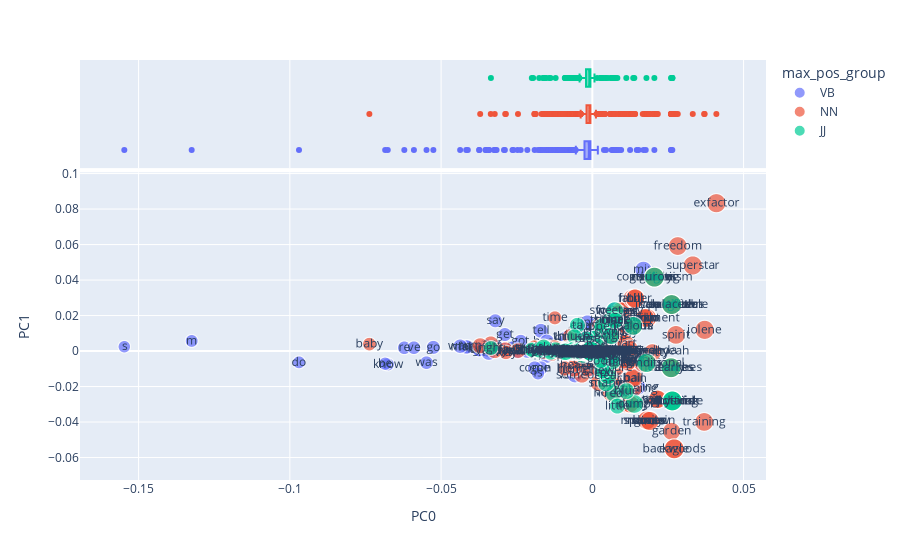

Notebook source saved alongside this figure:
### Code cell
vis_loadings(0,1)

### Figure 1 — Plotly figure (JSON) as saved in the notebook; plotly's stock layout.template omitted (floating-point values rounded to 4 significant figures; data arrays with more than 128 entries replaced by an {"elided": "..."} marker saying what was removed)
{"data": [{"hovertemplate": "max_pos_group=VB<br>PC0=%{x}<br>PC1=%{y}<br>i=%{marker.size}<br>term_str=%{text}<extra></extra>", "legendgroup": "VB", "marker": {"color": "#636efa", "size": {"elided": "1109 float values"}, "sizemode": "area", "sizeref": 0.04128, "symbol": "circle"}, "mode": "markers+text", "name": "VB", "showlegend": true, "text": {"elided": "1109 str values"}, "type": "scattergl", "x": {"elided": "1109 float values"}, "xaxis": "x", "y": {"elided": "1109 float values"}, "yaxis": "y"}, {"alignmentgroup": "True", "hovertemplate": "max_pos_group=VB<br>PC0=%{x}<extra></extra>", "legendgroup": "VB", "marker": {"color": "#636efa", "symbol": "circle"}, "name": "VB", "notched": true, "offsetgroup": "VB", "showlegend": false, "type": "box", "x": {"elided": "1109 float values"}, "xaxis": "x2", "yaxis": "y2"}, {"hovertemplate": "max_pos_group=NN<br>PC0=%{x}<br>PC1=%{y}<br>i=%{marker.size}<br>term_str=%{text}<extra></extra>", "legendgroup": "NN", "marker": {"color": "#EF553B", "size": {"elided": "1802 float values"}, "sizemode": "area", "sizeref": 0.04128, "symbol": "circle"}, "mode": "markers+text", "name": "NN", "showlegend": true, "text": {"elided": "1802 str values"}, "type": "scattergl", "x": {"elided": "1802 float values"}, "xaxis": "x", "y": {"elided": "1802 float values"}, "yaxis": "y"}, {"alignmentgroup": "True", "hovertemplate": "max_pos_group=NN<br>PC0=%{x}<extra></extra>", "legendgroup": "NN", "marker": {"color": "#EF553B", "symbol": "circle"}, "name": "NN", "notched": true, "offsetgroup": "NN", "showlegend": false, "type": "box", "x": {"elided": "1802 float values"}, "xaxis": "x2", "yaxis": "y2"}, {"hovertemplate": "max_pos_group=JJ<br>PC0=%{x}<br>PC1=%{y}<br>i=%{marker.size}<br>term_str=%{text}<extra></extra>", "legendgroup": "JJ", "marker": {"color": "#00cc96", "size": {"elided": "549 float values"}, "sizemode": "area", "sizeref": 0.04128, "symbol": "circle"}, "mode": "markers+text", "name": "JJ", "showlegend": true, "text": {"elided": "549 str values"}, "type": "scattergl", "x": {"elided": "549 float values"}, "xaxis": "x", "y": {"elided": "549 float values"}, "yaxis": "y"}, {"alignmentgroup": "True", "hovertemplate": "max_pos_group=JJ<br>PC0=%{x}<extra></extra>", "legendgroup": "JJ", "marker": {"color": "#00cc96", "symbol": "circle"}, "name": "JJ", "notched": true, "offsetgroup": "JJ", "showlegend": false, "type": "box", "x": {"elided": "549 float values"}, "xaxis": "x2", "yaxis": "y2"}], "layout": {"autosize": true, "legend": {"itemsizing": "constant", "title": {"text": "max_pos_group"}, "tracegroupgap": 0}, "margin": {"t": 60}, "xaxis": {"anchor": "y", "autorange": true, "domain": [0, 1], "range": [-0.1697, 0.05784], "title": {"text": "PC0"}, "type": "linear"}, "xaxis2": {"anchor": "y2", "autorange": true, "domain": [0, 1], "matches": "x", "range": [-0.1697, 0.05784], "showgrid": true, "showticklabels": false, "type": "linear"}, "yaxis": {"anchor": "x", "autorange": true, "domain": [0, 0.7326], "range": [-0.0688, 0.09695], "title": {"text": "PC1"}, "type": "linear"}, "yaxis2": {"anchor": "x2", "autorange": true, "domain": [0.7426, 1], "matches": "y2", "range": [-0.5, 2.5], "showgrid": false, "showline": false, "showticklabels": false, "ticks": "", "type": "category"}}}
